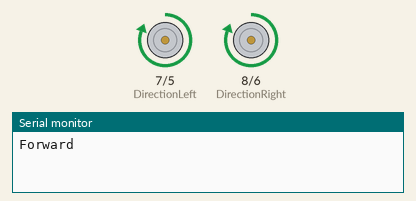
Recording of a sketch running on a simulated Arduino Uno, built with avr-gcc and run on an emulated ATmega328P. Parts: direction and speed pins drawn as motors (green arrow = direction pin HIGH = forward, orange = LOW = backward, longer = more drive), the last lines printed to the serial monitor.

Above: at 1.0 s.
At 5.2 s:
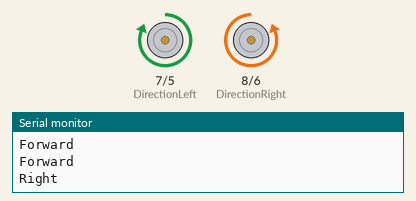
At 7.5 s:
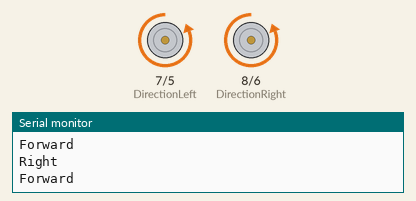
At 11.0 s:
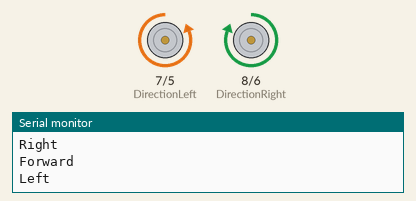
Timing chart, 0 to 16.3 s (numbered marks = the images above):
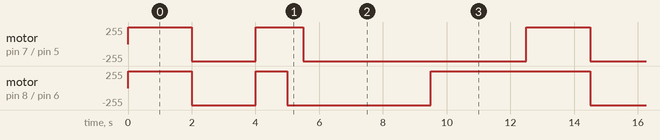

The sketch:

RobotBasicMovement.ino
```cpp
// Defining what each pin's task is

#define SpeedLeft 5
#define SpeedRight 6
#define DirectionLeft 7
#define DirectionRight 8
#define PowerAll 3

void setup() {

  // Setting the pins as outputs

pinMode(SpeedLeft, OUTPUT);
pinMode(SpeedRight, OUTPUT);
pinMode(DirectionLeft, OUTPUT);
pinMode(DirectionRight, OUTPUT);
pinMode(PowerAll, OUTPUT);
Serial.begin(9600);

}

void forward(int speed) {
  digitalWrite(DirectionRight, HIGH);
  analogWrite(SpeedRight, speed);
  digitalWrite(DirectionLeft, HIGH);
  analogWrite(SpeedLeft, speed);
  digitalWrite(PowerAll, HIGH);
  Serial.println("Forward");

}

void left(int speed) {
  digitalWrite(DirectionRight, HIGH);
  analogWrite(SpeedRight, speed);
  digitalWrite(DirectionLeft, LOW);
  analogWrite(SpeedLeft, speed);
  digitalWrite(PowerAll, HIGH);
  Serial.println("Left");

}

void right(int speed) {
  digitalWrite(DirectionRight, LOW);
  analogWrite(SpeedRight, speed);
  digitalWrite(DirectionLeft, HIGH);
  analogWrite(SpeedLeft, speed);
  digitalWrite(PowerAll, HIGH);
  Serial.println("Right");

}

void back(int speed) {
  digitalWrite(DirectionRight, LOW);
  analogWrite(SpeedRight, speed);
  digitalWrite(DirectionLeft, LOW);
  analogWrite(SpeedLeft, speed);
  digitalWrite(PowerAll, HIGH);
  Serial.println("Forward");

}

void loop() {
  // put your main code here, to run repeatedly:

forward(255);
delay(2000);
back(255);
delay(2000);
forward(255);
delay(1000);
right(255);
delay(500);
back(255);
delay(4000);
left(255);
delay(3000);


}
```

Measured:
- by itself, motor on pin 7 (DirectionLeft) / pin 5 (SpeedLeft): repeats every 12.5 s: backward 255/255 2.0 s, forward 255/255 1.5 s, backward 255/255 7.0 s, forward 255/255 2.0 s
- by itself, motor on pin 8 (DirectionRight) / pin 6 (SpeedRight): repeats every 12.5 s: backward 255/255 2.0 s, forward 255/255 1.0 s, backward 255/255 4.5 s, forward 255/255 5.0 s
